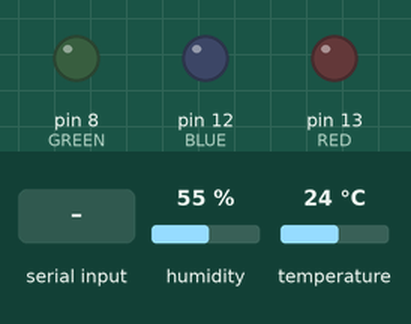
A sketch run on a simulated Arduino Uno, built with avr-gcc and run on an emulated ATmega328P. Shown: output pins drawn as LEDs (lit = HIGH). The test bench sets the inputs (shaded band); at power-on: humidity 55 %, temperature 24 °C.

Above: at 1.2 s.
1.3 s: "1" received over the second serial link
At 2.1 s:
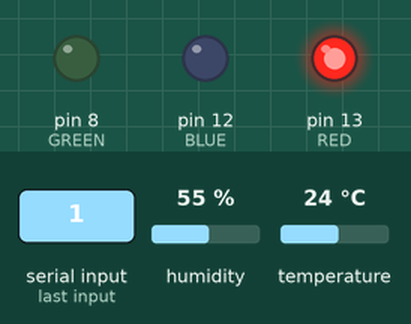
2.8 s: "2" received over the second serial link
At 3.9 s:
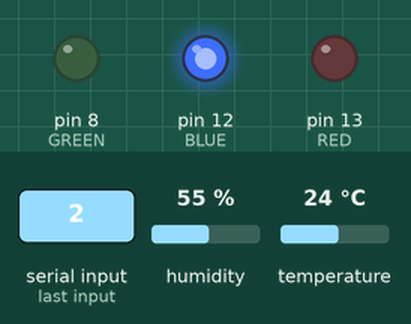
4.3 s: "3" received over the second serial link
At 4.8 s:
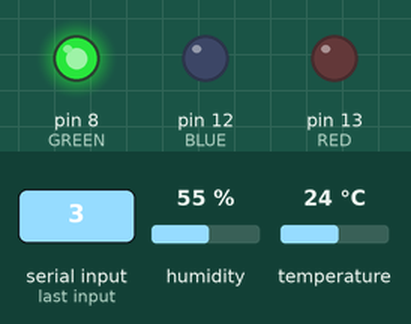
5.8 s: "4" received over the second serial link
At 7.0 s:
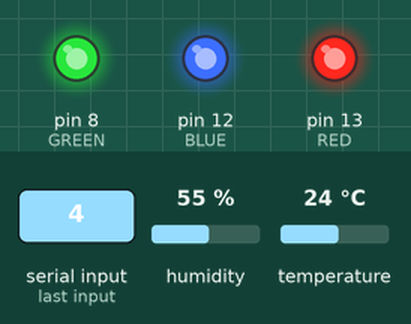
7.3 s: "5" received over the second serial link
At 8.8 s:
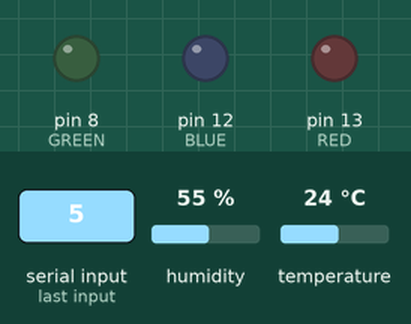
Timing chart, 0 to 9.8 s (numbered marks = the images above; inputs shaded):
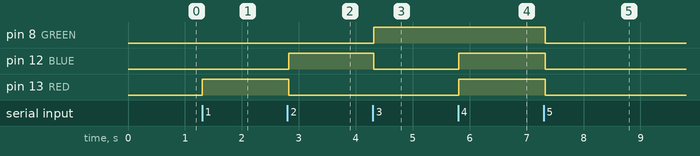

The sketch:

Arduino_blutooth.ino
```cpp
#include <SoftwareSerial.h>
#include <dht.h>
dht DHT;

SoftwareSerial BT(10, 11);
int RED=13;
int BLUE=12;
int GREEN=8;
int Temp=7;

void setup()
{
  // set digital pin to control as an output
  // set the data rate for the SoftwareSerial port
    BT.begin(9600);

    pinMode(RED,OUTPUT);
    pinMode(BLUE,OUTPUT);
    pinMode(GREEN,OUTPUT);


}
char a; // stores incoming character from other device
void loop()
{
  int tem=DHT.read11(Temp);
  if (BT.available())
  // if text arrived in from BT serial...
  {
    a=(BT.read());
    switch(a)
    {
      case '1':
            BT.println("RED");
            digitalWrite(RED, HIGH);
            digitalWrite(BLUE,LOW);
            digitalWrite(GREEN,LOW);


      break;
      case '2':
            BT.println("BLUE");
            digitalWrite(RED, LOW);
            digitalWrite(BLUE,HIGH);
            digitalWrite(GREEN,LOW);

      break;
      case '3':
            BT.println("GREEN");
            digitalWrite(RED, LOW);
            digitalWrite(BLUE,LOW);
            digitalWrite(GREEN,HIGH);

            break;
      case '4':
            BT.println(DHT.temperature);
            digitalWrite(RED,HIGH);
            digitalWrite(BLUE,HIGH);
            digitalWrite(GREEN,HIGH);

            break;
      case '5':
            BT.println(DHT.humidity);
            digitalWrite(RED,LOW);
            digitalWrite(BLUE,LOW);
            digitalWrite(GREEN,LOW);

            break;

     }
  }
}
```

Measured:
- after the input at 1.3 s, pin 13 (RED): LOW → HIGH at once
- after the input at 2.8 s, pin 12 (BLUE): LOW → HIGH at once; pin 13 (RED): HIGH → LOW at once
- after the input at 4.3 s, pin 8 (GREEN): LOW → HIGH at once; pin 12 (BLUE): HIGH → LOW at once
- after the input at 5.8 s, pin 12 (BLUE), pin 13 (RED): LOW → HIGH at once
- after the input at 7.3 s, pin 8 (GREEN), pin 12 (BLUE), pin 13 (RED): HIGH → LOW at once
